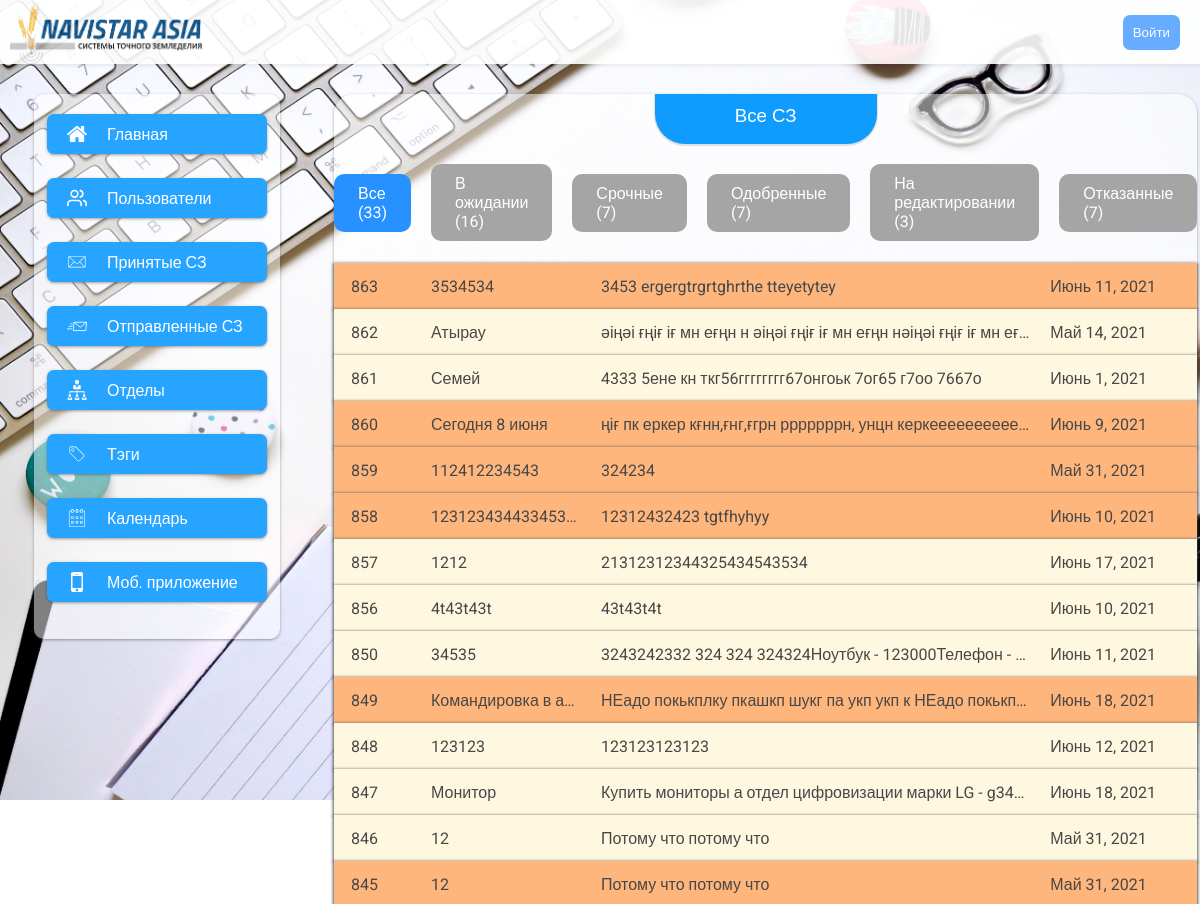
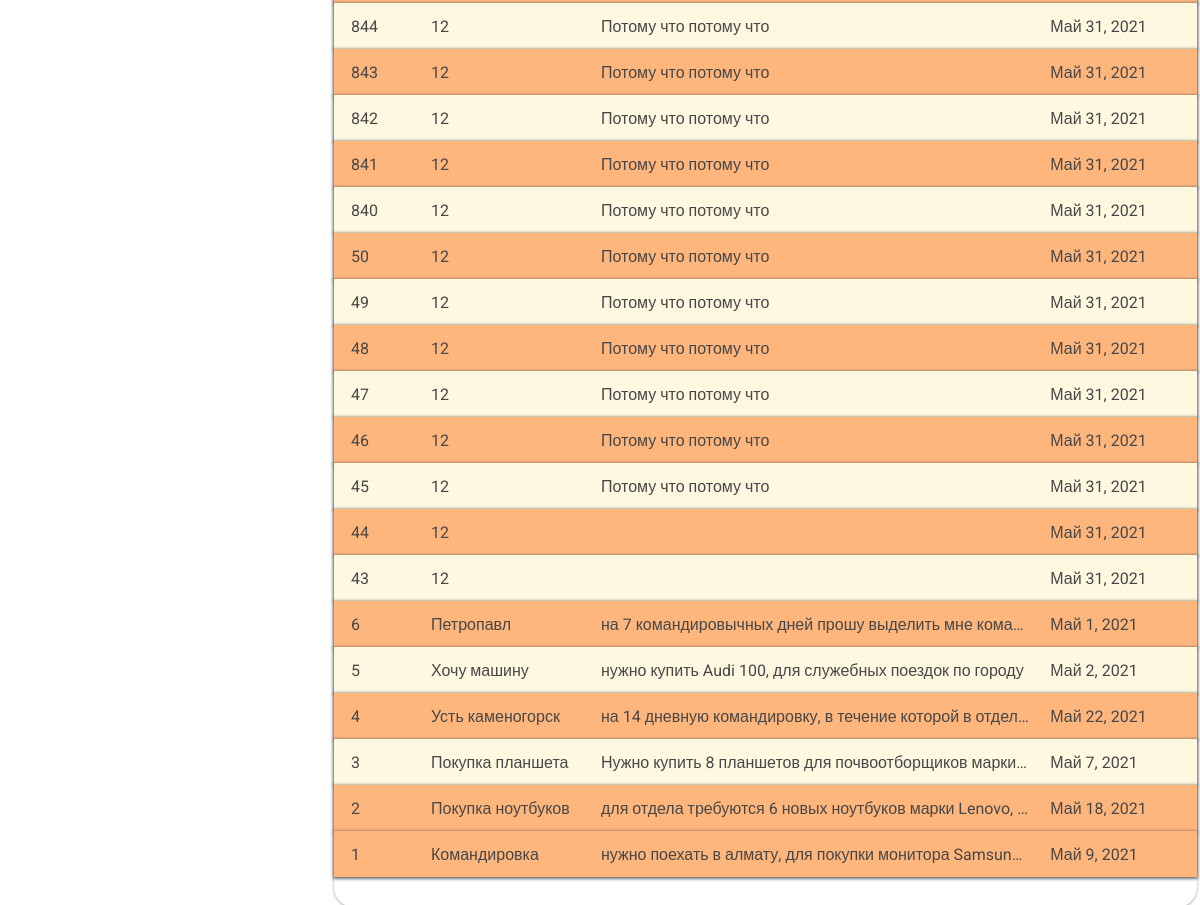
The app's page /all-notes with its own data (2 pictures, top to bottom).
### app/models.py (models this page shows, shortened)
class ServiceNote(models.Model):
    user = models.ForeignKey(User, null=True, blank=True, on_delete=models.CASCADE, related_name="notes")
    number = models.IntegerField(null=True, blank=True)
    title = models.CharField(max_length=120)
    text = models.TextField()
    summa = models.CharField(max_length=200, null=True, blank=True)
    fast = models.BooleanField(default=False)
    date_create = models.DateTimeField(auto_now_add=True)
    date_update = models.DateTimeField(auto_now=True)
    date = models.DateField(null=True, blank=True)
    tags = models.ManyToManyField(Tags, null=True, blank=True, related_name="notes")
    user_index = models.IntegerField(default=1, null=True, blank=True)
    status = models.CharField(max_length=200, choices=statuses, null=True, blank=True)
    def get_absolute_url(self):
        return reverse("note_detail", args=[str(self.pk)])
    class Meta:
        verbose_name = "Служебная записка"
        verbose_name_plural = "Служебные записки"

### app/views.py (the view, shortened to what this page needs)
# urls.py: path("all-notes", all_notes, name="all_notes"),
def all_notes(request):
    notes = ServiceNote.objects.order_by("-pk").all()
    count_all = notes.count()
    count_wait = notes.filter(status=None).count()
    count_fast = notes.filter(status=None).filter(fast=True).count()
    count_success = notes.filter(status=success).count()
    count_edit = notes.filter(status=edit).count()
    count_error = notes.filter(status=error).count()
    return render(request, "all_notes.html", {"notes": notes,
                                          "count_all": count_all,
                                          "count_wait": count_wait,
                                          "count_fast": count_fast,
                                          "count_success": count_success,
                                          "count_edit": count_edit,
                                          "count_error": count_error,})

### app/context_processors.py (called while the page is built)
def unReadNotes(request):
    if request.user.is_anonymous:
        return {}
    user = request.user
    unReadCount = NoteUsers.objects.filter(user=user).filter(note__user_index__gte=F('index')).order_by('-pk').filter(is_read=False).count()
    return {
        "unReadCount": unReadCount
    }

### app/templatetags/app_tags.py (called while the page is built)
@register.filter(name="htmlToText")
def htmlToText(data):
    if data.startswith("<"):
        text = BS(data)
        return text.get_text()
    else:
        return data

### app/templates/all_notes.html (shortened to what this page needs)
{% extends 'base.html' %}
{% load static %}
{% load app_tags %}
{% block content %}
    <div class="content" style="padding-left:0px; padding-right:0px">
        <h3 class="content_title">
            Все СЗ
        </h3>
        <div class="note_statuses">
            <a href="{% url 'all_notes' %}" class="note_status {% if request.get_full_path == '/all-notes' %}note_status_active{% endif %}">Все ({{ count_all }})</a>
            <a href="?status=wait" class="note_status {% if request.get_full_path == '/all-notes?status=wait' %}note_status_active{% endif %}">В ожидании ({{ count_wait }})</a>
            <a href="?status=fast" class="note_status  {% if request.get_full_path == '/all-notes?status=fast' %}note_status_active{% endif %}">Срочные ({{ count_fast }})</a>
            <a href="?status=success" class="note_status  {% if request.get_full_path == '/all-notes?status=success' %}note_status_active{% endif %}">Одобренные ({{ count_success }})</a>
            <a href="?status=edit" class="note_status  {% if request.get_full_path == '/all-notes?status=edit' %}note_status_active{% endif %}">На редактировании ({{ count_edit }})</a>
            <a href="?status=error" class="note_status  {% if request.get_full_path == '/all-notes?status=error' %}note_status_active{% endif %}">Отказанные ({{ count_error }})</a>
        </div>
        <div class="flex_notes">
        {% for note in notes %}
        <a href="{{ note.get_absolute_url }}" class="flex_note {% if note.fast %}fast_note{% endif %}">
            <div class="note_number">{{ note.number }}</div>
            <div class="note_title">{{ note.title }}</div>
            <div class="note_text">{{ note.text|htmlToText }}</div>
            <div class="note_date">{{ note.date }}</div>
        </a>
        {% empty %}
        <span class="not_found">Служебные записки не найдены</span>
        {% endfor %}
    </div>
    </div>
{% endblock %}

### app/static/css/style.css (style rules this page uses)
body { padding:0px; margin:0px; overflow-x:hidden; font-family: 'Roboto', sans-serif; }
a { color: inherit; text-decoration: none; }
.content { flex-grow: 1; padding: 10px; padding-bottom:30px; min-height: 500px; margin:30px 20px; background: rgba(255, 255, 255, 0.5); box-shadow: 0px 4px 4px rgba(204, 204, 204, 0.25); box-shadow: 0 1px 2px 0 rgb(60 64 67 / 30%), 0 1px 3px 1px rgb(60 64 67 / 15%); border-radius: 20px; }
.content_title { padding: 10px 80px; border-bottom-right-radius: 30px; border-bottom-left-radius: 30px; font-family: 'Montserrat', sans-serif; color: #ffffff; width: fit-content; margin: auto; display: block; box-shadow: 0px 1px 0px 1px #78787836; background: #348cfb; background:#77a7ff; background:#109bff; height: 30px; margin-top: -10px; }
.flex_notes { margin-top: 22px; display: flex; flex-direction: column; width: 100%; }
.flex_note { align-items: center; height: 32px; display: flex; color: #474747; box-shadow:0 1px 2px 0 rgb(60 64 67 / 30%), 0 1px 3px 1px rgb(60 64 67 / 65%); background-color: #fff8e1; padding:7px; }
.note_number { padding-left: 10px; margin-right: 20px; width: 60px; display:flex; justify-content:space-between; align-items:center; }
.note_title { width: 150px; margin-right: 20px; white-space: nowrap; overflow: hidden; text-overflow: ellipsis; }
.note_text { flex-grow: 1; margin-right: 20px; min-width: 0px; width:0px; white-space: nowrap; overflow: hidden; text-overflow: ellipsis; }
.note_date { width: 140px; }
.fast_note { background-color: #ffb67d; }
.note_statuses { display: flex; align-items: center; justify-content: center; }
.note_status { padding: 10px 24px; width: fit-content; background-color: #a5a5a5; border-radius: 10px; margin: 20px; margin-left: 0px; color: white; margin-bottom: 0px; }
.note_status:last-child { margin-right: 0px; }
.note_status_active { background-color: #2691ff; }
h1, h2, h3, h4 { font-family: "Dosis", arial, tahoma, verdana; font-weight: 500; }

### records on screen
ServiceNote: number "863", title "3534534", text|htmlToText "3453 ergergtrgrtghrthe tteyetytey", date "Июнь 11, 2021"
ServiceNote: number "862", title "Атырау", text|htmlToText "әіңәі ғңіғ іғ мн еғңн н әіңәі ғңіғ іғ мн еғңн нәіңәі ғңіғ іғ мн еғ…", date "Май 14, 2021"
ServiceNote: number "861", title "Семей", text|htmlToText "4333 5ене кн ткг56гггггггг67онгоьк 7ог65 г7оо 7667о", date "Июнь 1, 2021"
ServiceNote: number "860", title "Сегодня 8 июня", text|htmlToText "ңіғ пк еркер кғнн,ғнг,ғгрн рррррррн, унцн керкееееееееее…", date "Июнь 9, 2021"
ServiceNote: number "859", title "112412234543", text|htmlToText "324234", date "Май 31, 2021"
ServiceNote: number "858", title "123123434433453…", text|htmlToText "12312432423 tgtfhyhyy", date "Июнь 10, 2021"
ServiceNote: number "857", title "1212", text|htmlToText "21312312344325434543534", date "Июнь 17, 2021"
ServiceNote: number "856", title "4t43t43t", text|htmlToText "43t43t4t", date "Июнь 10, 2021"
ServiceNote: number "850", title "34535", text|htmlToText "3243242332 324 324 324324Ноутбук - 123000Телефон -…", date "Июнь 11, 2021"
ServiceNote: number "849", title "Командировка в а…", text|htmlToText "НЕадо покькплку пкашкп шукг па укп укп к НЕадо покькп…", date "Июнь 18, 2021"
ServiceNote: number "848", title "123123", text|htmlToText "123123123123", date "Июнь 12, 2021"
ServiceNote: number "847", title "Монитор", text|htmlToText "Купить мониторы а отдел цифровизации марки LG - g34…", date "Июнь 18, 2021"
ServiceNote: number "846", title "12", text|htmlToText "Потому что потому что", date "Май 31, 2021"
ServiceNote: number "845", title "12", text|htmlToText "Потому что потому что", date "Май 31, 2021"
ServiceNote: number "844", title "12", text|htmlToText "Потому что потому что", date "Май 31, 2021"
ServiceNote: number "843", title "12", text|htmlToText "Потому что потому что", date "Май 31, 2021"
ServiceNote: number "842", title "12", text|htmlToText "Потому что потому что", date "Май 31, 2021"
ServiceNote: number "841", title "12", text|htmlToText "Потому что потому что", date "Май 31, 2021"
ServiceNote: number "840", title "12", text|htmlToText "Потому что потому что", date "Май 31, 2021"
ServiceNote: number "50", title "12", text|htmlToText "Потому что потому что", date "Май 31, 2021"
ServiceNote: number "49", title "12", text|htmlToText "Потому что потому что", date "Май 31, 2021"
ServiceNote: number "48", title "12", text|htmlToText "Потому что потому что", date "Май 31, 2021"
ServiceNote: number "47", title "12", text|htmlToText "Потому что потому что", date "Май 31, 2021"
ServiceNote: number "46", title "12", text|htmlToText "Потому что потому что", date "Май 31, 2021"
ServiceNote: number "45", title "12", text|htmlToText "Потому что потому что", date "Май 31, 2021"
ServiceNote: number "44", title "12", date "Май 31, 2021"
ServiceNote: number "43", title "12", date "Май 31, 2021"
ServiceNote: number "6", title "Петропавл", text|htmlToText "на 7 командировычных дней прошу выделить мне кома…", date "Май 1, 2021"
ServiceNote: number "5", title "Хочу машину", text|htmlToText "нужно купить Audi 100, для служебных поездок по городу", date "Май 2, 2021"
ServiceNote: number "4", title "Усть каменогорск", text|htmlToText "на 14 дневную командировку, в течение которой в отдел…", date "Май 22, 2021"
ServiceNote: number "3", title "Покупка планшета", text|htmlToText "Нужно купить 8 планшетов для почвоотборщиков марки…", date "Май 7, 2021"
ServiceNote: number "2", title "Покупка ноутбуков", text|htmlToText "для отдела требуются 6 новых ноутбуков марки Lenovo,…", date "Май 18, 2021"
ServiceNote: number "1", title "Командировка", text|htmlToText "нужно поехать в алмату, для покупки монитора Samsun…", date "Май 9, 2021"

### other values on screen
{{ count_all }} "33"
{{ count_wait }} "16"
{{ count_fast }} "7"
{{ count_success }} "7"
{{ count_edit }} "3"
{{ count_error }} "7"
